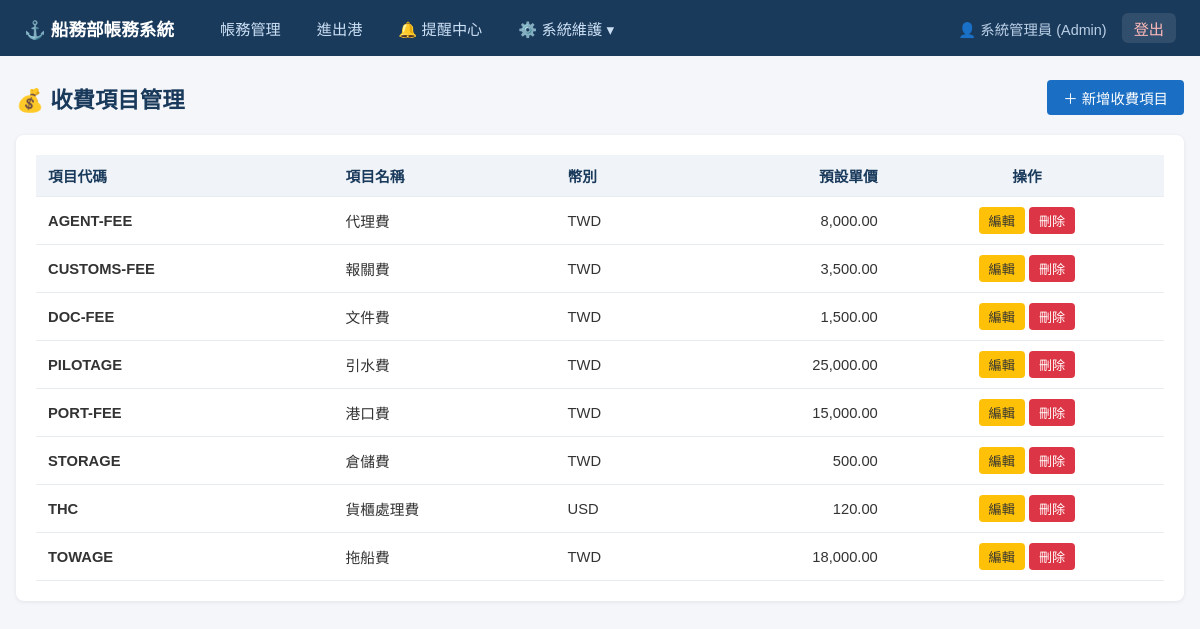
The app's page /charge-items (signed in) with its own data.
### models.py (models this page shows)
class Employee(Base):
    __tablename__ = "employees"
    id = Column(Integer, primary_key=True, index=True)
    username = Column(String, unique=True, nullable=False, index=True)
    hashed_password = Column(String, nullable=False)
    full_name = Column(String)
    email = Column(String)
    department_id = Column(Integer, ForeignKey("departments.id"))
    role_id = Column(Integer, ForeignKey("roles.id"))
    is_active = Column(Integer, default=1) # 1: 啟用, 0: 停用
    created_at = Column(DateTime, default=func.now())
    updated_at = Column(DateTime, default=func.now(), onupdate=func.now())
    department = relationship("Department", back_populates="employees")
    role = relationship("Role", back_populates="employees")

class Role(Base):
    __tablename__ = "roles"
    id = Column(Integer, primary_key=True, index=True)
    name = Column(String, unique=True, nullable=False) # e.g., Admin, Accounting, Operator
    created_at = Column(DateTime, default=func.now())
    employees = relationship("Employee", back_populates="role")
    permissions = relationship("Permission", secondary=role_permissions, back_populates="roles")

class ChargeItem(Base):
    __tablename__ = "charge_items"
    id = Column(Integer, primary_key=True, index=True)
    code = Column(String, unique=True, nullable=False, index=True)
    name = Column(String, nullable=False)
    currency = Column(String, nullable=False, default="TWD")
    default_unit_price = Column(Numeric(18, 2), default=0)
    created_at = Column(DateTime, default=func.now())
    updated_at = Column(DateTime, default=func.now(), onupdate=func.now())
    invoice_lines = relationship("InvoiceLine", back_populates="charge_item")

### routers/charge_items.py (the view)
@router.get("", response_class=HTMLResponse)
def list_charge_items(request: Request, db: Session = Depends(get_db)):
    items = db.query(models.ChargeItem).order_by(models.ChargeItem.code).all()
    return templates.TemplateResponse("charge_items/list.html", {
        "request": request,
        "items": items,
        "currencies": CURRENCIES,
    })

### database.py (called while the page is built)
def get_db():
    db = SessionLocal()
    try:
        yield db
    finally:
        db.close()

### main.py (called while the page is built)
@app.middleware("http")
async def add_user_to_request(request: Request, call_next):
    token = request.cookies.get("access_token")
    request.state.user = None
    if token:
        try:
            payload = jwt.decode(token, SECRET_KEY, algorithms=[ALGORITHM])
            username: str = payload.get("sub")
            if username:
                db = SessionLocal()
                user = db.query(models.Employee).options(
                    joinedload(models.Employee.role),
                    joinedload(models.Employee.department)
                ).filter(models.Employee.username == username).first()
                if user and user.is_active:
                    request.state.user = user
                db.close()
        except (JWTError, Exception):
            pass
    response = await call_next(request)
    return response

### utils/auth.py (called while the page is built)
    async def __call__(self, request: Request) -> Optional[str]:
        authorization: str = request.headers.get("Authorization")
        if authorization:
            scheme, param = authorization.split()
            if scheme.lower() == "bearer":
                return param
        token = request.cookies.get("access_token")
        if token:
            return token
        return None

### utils/templates.py (called while the page is built)
def inject_user(request: Request):
    return {"current_user": getattr(request.state, "user", None)}

### templates/charge_items/list.html (shortened to what this page needs)
{% extends "base.html" %}
{% block content %}
<div class="page-header">
    <h1>💰 收費項目管理</h1>
    <button class="btn btn-primary" onclick="openModal('addModal')">＋ 新增收費項目</button>
</div>
<div class="card">
    <table>
        <thead>
            <tr>
                <th>項目代碼</th>
                <th>項目名稱</th>
                <th>幣別</th>
                <th class="text-right">預設單價</th>
                <th class="text-center">操作</th>
            </tr>
        </thead>
        <tbody id="itemTableBody">
            {% for item in items %}
            <tr id="item-row-{{ item.id }}">
                <td><strong>{{ item.code }}</strong></td>
                <td>{{ item.name }}</td>
                <td>{{ item.currency }}</td>
                <td class="text-right">{{ "{:,.2f}".format(item.default_unit_price) }}</td>
                <td class="text-center">
                    <button class="btn btn-warning btn-sm"
                        onclick="openEditModal({{ item.id }},'{{ item.code }}','{{ item.name }}','{{ item.currency }}','{{ item.default_unit_price }}')">
                        編輯
                    </button>
                    <button class="btn btn-danger btn-sm"
                        onclick="openDeleteModal({{ item.id }},'{{ item.name }}')">
                        刪除
                    </button>
                </td>
            </tr>
            {% else %}
            <tr id="emptyRow"><td colspan="5" class="text-center" style="color:#999;padding:24px;">尚無收費項目資料</td></tr>
            {% endfor %}
        </tbody>
    </table>
</div>
{% endblock %}

### templates/base.html (shortened to what this page needs)
<!DOCTYPE html>
<html lang="zh-TW">
<head>
    <link rel="stylesheet" href="/static/style.css">
    <link rel="stylesheet" href="https://cdn.datatables.net/1.13.7/css/jquery.dataTables.min.css">
</head>
<body>
    <nav class="navbar">
        <div class="nav-brand">⚓ 船務部帳務系統</div>
        <ul class="nav-links">
            {% if current_user %}
            <li><a href="/invoices">帳務管理</a></li>
            <li><a href="/voyage-tasks">進出港</a></li>
            <li><a href="/reminders" id="nav-reminders">🔔 <span id="unread-count" class="badge-count" style="display: none;">0</span> 提醒中心</a></li>
            <li class="dropdown">
                <a href="javascript:void(0)" class="dropbtn">⚙️ 系統維護 ▾</a>
            </li>
            <li class="user-info">
                <span class="user-name">👤 {{ current_user.full_name }} ({{ current_user.role.name if current_user.role else '員工' }})</span>
                <a href="/auth/logout" class="logout-link">登出</a>
            </li>
            {% else %}
            <li><a href="/login">登入</a></li>
            {% endif %}
        </ul>
    </nav>
    <div class="container">
        {% block content %}{% endblock %}
    </div>
</body>
</html>

### static/style.css (style rules this page uses)
* { box-sizing: border-box; margin: 0; padding: 0; }
body { font-family: "Microsoft JhengHei", "Noto Sans TC", sans-serif; background: #f5f6fa; color: #333; }
.navbar { background: #1a3a5c; color: white; padding: 0 24px; display: flex; align-items: center; height: 56px; gap: 32px; }
.nav-brand { font-size: 1.1rem; font-weight: bold; white-space: nowrap; }
.nav-links { list-style: none; display: flex; gap: 8px; }
.nav-links a { color: #cce0f5; text-decoration: none; padding: 6px 14px; border-radius: 4px; font-size: 0.95rem; transition: background 0.2s; }
.nav-links { align-items: center; width: 100%; }
.user-info { margin-left: auto; display: flex; align-items: center; gap: 15px; font-size: 0.9rem; color: #cce0f5; padding-left: 20px; }
.user-name { display: flex; align-items: center; gap: 6px; opacity: 0.9; }
.logout-link { background: rgba(255, 255, 255, 0.1) !important; color: #ffbaba !important; padding: 4px 12px !important; border-radius: 6px !important; font-weight: 500; }
.dropdown { position: relative; display: inline-block; }
.dropbtn { cursor: pointer; }
.container { max-width: 1200px; margin: 24px auto; padding: 0 16px; }
.page-header { display: flex; justify-content: space-between; align-items: center; margin-bottom: 20px; }
.page-header h1 { font-size: 1.4rem; color: #1a3a5c; }
.btn { display: inline-block; padding: 7px 16px; border-radius: 4px; border: none; cursor: pointer; font-size: 0.9rem; text-decoration: none; transition: opacity 0.2s; }
.btn-primary { background: #1a6fc4; color: white; }
.btn-danger { background: #dc3545; color: white; }
.btn-warning { background: #ffc107; color: #333; }
.btn-sm { padding: 4px 10px; font-size: 0.82rem; }
.card { background: white; border-radius: 8px; box-shadow: 0 1px 4px rgba(0,0,0,0.08); padding: 20px; margin-bottom: 20px; }
table { width: 100%; border-collapse: collapse; }
th, td { padding: 10px 12px; text-align: left; border-bottom: 1px solid #e9ecef; font-size: 0.92rem; }
th { background: #f0f4f8; color: #1a3a5c; font-weight: 600; }
.text-right { text-align: right; }
.text-center { text-align: center; }

### records on screen
Employee: full_name "系統管理員"
Role: role "Admin"
ChargeItem: code "AGENT-FEE", name "代理費", currency "TWD", default_unit_price "8,000.00"
ChargeItem: code "CUSTOMS-FEE", name "報關費", currency "TWD", default_unit_price "3,500.00"
ChargeItem: code "DOC-FEE", name "文件費", currency "TWD", default_unit_price "1,500.00"
ChargeItem: code "PILOTAGE", name "引水費", currency "TWD", default_unit_price "25,000.00"
ChargeItem: code "PORT-FEE", name "港口費", currency "TWD", default_unit_price "15,000.00"
ChargeItem: code "STORAGE", name "倉儲費", currency "TWD", default_unit_price "500.00"
ChargeItem: code "THC", name "貨櫃處理費", currency "USD", default_unit_price "120.00"
ChargeItem: code "TOWAGE", name "拖船費", currency "TWD", default_unit_price "18,000.00"
